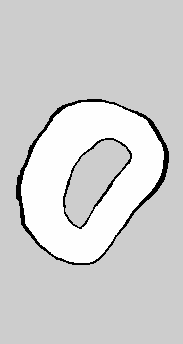
#> input picture Raceline_generation/maps/FTM.pgm, 183 x 344 px, given in place of FTM.png, which was not available
$ jupyter execute --allow-errors map_converter.ipynb   (text cells are left out)
#> lines starting #> are read from the running program, lines starting #| are printed output that depends on the picture; after the words box and inside, x2 and y2 are one past the last pixel; in counts of white or black regions, pixels touching at a corner belong together; pictures that were not available may be replaced by others from this repository, and a replacement may not be noted
[cell 1]
import numpy as np
from skimage.morphology import skeletonize
import matplotlib.pyplot as plt
import yaml
import scipy
from scipy.ndimage import distance_transform_edt as edt
from PIL import Image
import os

[cell 2]
MAP_NAME = "FTM"

TRACK_WIDTH_MARGIN = 0.0 # Extra Safety margin, in meters

[cell 3]
# Modified from https://github.com/CL2-UWaterloo/Head-to-Head-Autonomous-Racing/blob/main/gym/f110_gym/envs/laser_models.py
# load map image

if os.path.exists(f"maps/{MAP_NAME}.png"):
    map_img_path = f"maps/{MAP_NAME}.png"
elif os.path.exists(f"maps/{MAP_NAME}.pgm"):
    map_img_path = f"maps/{MAP_NAME}.pgm"
else:
    raise Exception("Map not found!")

map_yaml_path = f"maps/{MAP_NAME}.yaml"
raw_map_img = np.array(Image.open(map_img_path).transpose(Image.FLIP_TOP_BOTTOM))
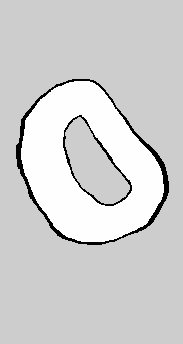
#> raw_map_img: shape (344, 183); min 0, max 255, mean 208.4
raw_map_img = raw_map_img.astype(np.float64)

plt.figure(figsize=(10, 10))
plt.imshow(raw_map_img, cmap='gray', origin='lower')

[cell 4]
# grayscale -> binary. Converts grey to black
map_img = raw_map_img.copy()
map_img[map_img <= 210.] = 0
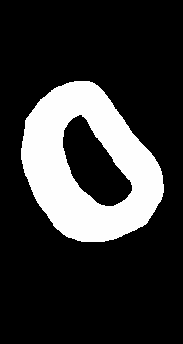
#> map_img: shape (344, 183) float64; min 0, max 255, mean 52.5
map_img[map_img > 210.] = 1
#> map_img: shape (344, 183) float64; values 0 (black) and 1 (white), 20.7% white; 1 white region, box (x1, y1, x2, y2) and area: (21, 81, 164, 242) 13000

map_height = map_img.shape[0]
#> map_height = 344
# map_width = map_img.shape[1]
map_img
plt.figure(figsize=(10, 10))
plt.imshow(map_img, cmap='gray', origin='lower')

[cell 5]
plt.figure(figsize=(10, 10))
# Calculate Euclidean Distance Transform (tells us distance to nearest wall)
dist_transform = scipy.ndimage.distance_transform_edt(map_img)
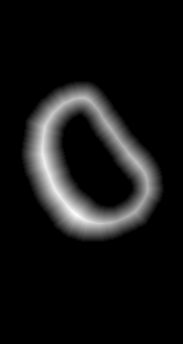
#> dist_transform: shape (344, 183) float64; min 0, max 23.43, mean 2; drawn with min black and max white
plt.imshow(dist_transform, cmap='gray', origin='lower')

[cell 6]
# Threshold the distance transform to create a binary image
THRESHOLD = 0.17 # You should play around with this number. Is you say hairy lines generated, either clean the map so it is more curvy or increase this number
centers = dist_transform > THRESHOLD*dist_transform.max()
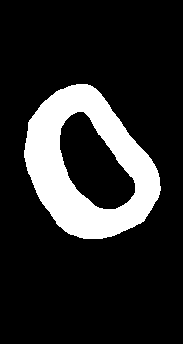
#> centers: shape (344, 183) bool; 16.7% white; 1 white region, box (x1, y1, x2, y2) and area: (24, 84, 161, 239) 10516
plt.figure(figsize=(10, 10))
plt.imshow(centers, origin='lower', cmap='gray')

[cell 7]
plt.figure(figsize=(10, 10))
centerline = skeletonize(centers)
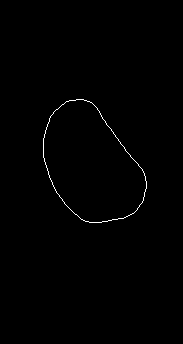
#> centerline: shape (344, 183) bool; 0.49% white in thin lines or dots, all inside (x1, y1, x2, y2) = (43, 99, 147, 223)
plt.imshow(centerline, origin='lower', cmap='gray')

[cell 8]
# The centerline has the track width encoded
plt.figure(figsize=(10, 10))
centerline_dist = np.where(centerline, dist_transform, 0)
plt.imshow(centerline_dist, origin='lower', cmap='gray')

[cell 9]
LEFT_START_Y = map_height // 2
#> LEFT_START_Y = 172

[cell 10]
print(f"LEFT_START_Y = {LEFT_START_Y}")
#| LEFT_START_Y = 172
print(f"centerline_dist shape = {centerline_dist.shape}")
#| centerline_dist shape = (344, 183)
print(f"map_height = {map_height}")
#| map_height = 344

[cell 11]
NON_EDGE = 0.0
# Use DFS to extract the outer edge
left_start_y = LEFT_START_Y
#> left_start_y = 172
left_start_x = 0
while (centerline_dist[left_start_y][left_start_x] == NON_EDGE):
	left_start_x += 1
#> this loop made 48 passes
#> after the loop, left_start_x = 48

print(f"Starting position for left edge: {left_start_x} {left_start_y}")
#| Starting position for left edge: 48 172

[cell 12]
# Run DFS
import sys
sys.setrecursionlimit(20000)

visited = {}
centerline_points = []
track_widths = []
# DIRECTIONS = [(0, 1), (1, 0), (0, -1), (-1, 0), (1, 1), (1, -1), (-1, 1), (-1, -1)]
# If you want the other direction first
DIRECTIONS = [(0, -1), (-1, 0),  (0, 1), (1, 0), (-1, 1), (-1, -1), (1, 1), (1, -1) ]

starting_point = (left_start_x, left_start_y)
#> starting_point = (48, 172)

def dfs(point):
#> called with point = (48, 172)
	if (point in visited): return
	visited[point] = True
	centerline_points.append(np.array(point))
	track_widths.append(np.array([centerline_dist[point[1]][point[0]], centerline_dist[point[1]][point[0]]]))

	for direction in DIRECTIONS:
		if (centerline_dist[point[1] + direction[1]][point[0] + direction[0]] != NON_EDGE and (point[0] + direction[0], point[1] + direction[1]) not in visited):
			dfs((point[0] + direction[0], point[1] + direction[1]))

dfs(starting_point)

[cell 13]
fig, (ax1,ax2,ax3, ax4) = plt.subplots(1, 4, figsize=(20,5))
ax1.axis('off')
ax2.axis('off')
ax3.axis('off')
ax4.axis('off')

centerline_img = np.zeros(map_img.shape)
for x,y in centerline_points[:len(centerline_points)//10]:
	centerline_img[y][x] = 255
#> this loop made 30 passes
#> (x, y) on passes 1 to 12: (48, 172), (48, 171), (47, 170), (47, 169), (47, 168), (46, 167), (46, 166), (46, 165), (45, 164), (45, 163), (45, 162), (44, 161)
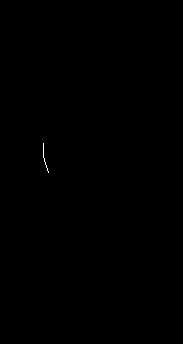
#> centerline_img: shape (344, 183) float64; 0.05% white in thin lines or dots, all inside (x1, y1, x2, y2) = (43, 143, 49, 173)
ax1.imshow(centerline_img, cmap='Greys', vmax=1, origin='lower')
ax1.set_title("First 10% points")

centerline_img = np.zeros(map_img.shape)
for x,y in centerline_points[:len(centerline_points)//4]:
	centerline_img[y][x] = 255
#> this loop made 77 passes
#> centerline_img: shape (344, 183) float64; 0.12% white in thin lines or dots, all inside (x1, y1, x2, y2) = (43, 100, 70, 173)
ax2.imshow(centerline_img, cmap='Greys', vmax=1, origin='lower')
ax2.set_title("First 25% points")

centerline_img = np.zeros(map_img.shape)
for x,y in centerline_points[:int(len(centerline_points)/1.4)]:
	centerline_img[y][x] = 255
#> this loop made 220 passes
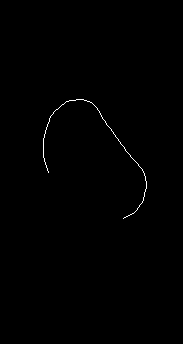
#> centerline_img: shape (344, 183) float64; 0.35% white in thin lines or dots, all inside (x1, y1, x2, y2) = (43, 99, 147, 219)
ax3.imshow(centerline_img, cmap='Greys', vmax=1, origin='lower')
ax3.set_title("First 50% points")

centerline_img = np.zeros(map_img.shape)
for x,y in centerline_points:
	centerline_img[y][x] = 1000
#> this loop made 309 passes
ax4.imshow(centerline_img, cmap='Greys', vmax=1, origin='lower')
ax4.set_title("All points")
fig.tight_layout()

[cell 14]
track_widths
#> Out = 309 pairs, first value 13.15 to 23.43, second value 13.15 to 23.43

[cell 15]
track_widths_np = np.array(track_widths)
#> track_widths_np has the same summary as Out
waypoints = np.array(centerline_points)
#> waypoints = 309 pairs, first value 43 to 146, second value 99 to 222
print(f"Track widths shape: {track_widths_np.shape}, waypoints shape: {waypoints.shape}")
#| Track widths shape: (309, 2), waypoints shape: (309, 2)

[cell 16]
# Merge track with waypoints
data = np.concatenate((waypoints, track_widths_np), axis=1)
#> data = 309 rows, first 6: [48, 172, 21.47, 21.47], [48, 171, 21.02, 21.02], [47, 170, 21.54, 21.54], [47, 169, 21.19, 21.19], [47, 168, 20.88, 20.88], [46, 167, 21.59, 21.59]
data.shape
#> Out = (309, 4)
